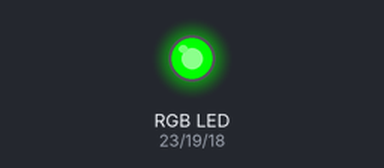
Simulated run of this sketch. Board: Arduino Mega 2560, built with avr-gcc and run on an emulated ATmega2560. On the bench: an RGB LED mixed from three pins (HIGH = lit).

Above: at 0.5 s.
At 2.5 s:
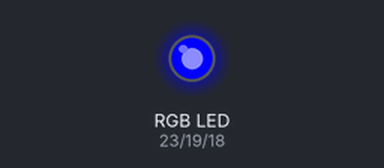
At 4.5 s:
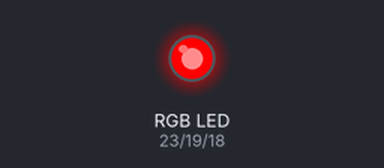
At 5.5 s:
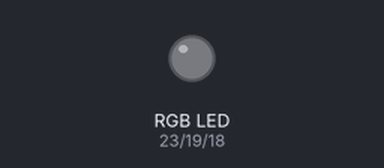
Timing chart, 0 to 7.8 s (numbered marks = the images above):
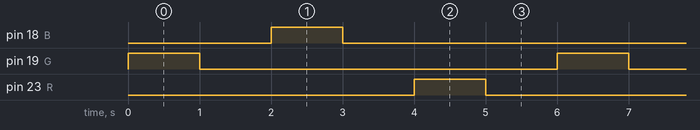

Measured:
- by itself, pin 18 (B), pin 19 (G), pin 23 (R): alternates HIGH for 1.0 s and LOW for 5.0 s
- by itself, everything shown: repeats every 6.0 s, in 6 steps

The sketch:

RGB_onoff.ino
```cpp
#define R 23 //สีแดง
#define G 19 //สีเขียว
#define B 18 //สีฟ้า

void setup() {
  pinMode(R, OUTPUT);
  pinMode(G, OUTPUT);
  pinMode(B, OUTPUT);

}

// 1000 ms = 1 วินาที
void loop() {
  digitalWrite(G, HIGH);
  delay(1000);
  digitalWrite(G, LOW);
  delay(1000);
  digitalWrite(B, HIGH);
  delay(1000);
  digitalWrite(B, LOW);
  delay(1000);
  digitalWrite(R, HIGH);
  delay(1000);
  digitalWrite(R, LOW);
  delay(1000);

}
```
